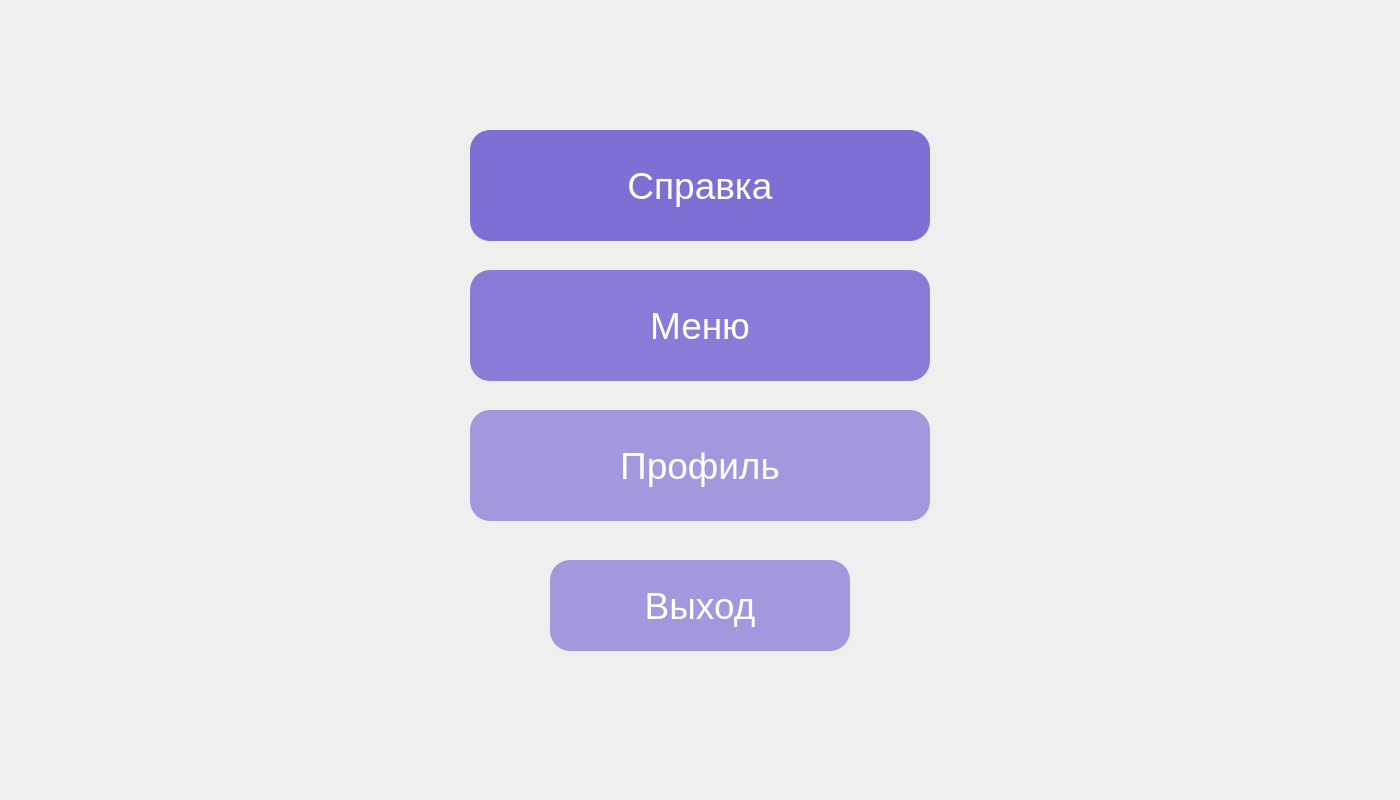
<?xml version="1.0" encoding="UTF-8"?>
<ui version="4.0">
 <class>Menu</class>
 <widget class="QWidget" name="Menu">
  <property name="geometry">
   <rect>
    <x>0</x>
    <y>0</y>
    <width>1400</width>
    <height>800</height>
   </rect>
  </property>
  <property name="windowTitle">
   <string>Form</string>
  </property>
  <widget class="QPushButton" name="Spravka_btn">
   <property name="geometry">
    <rect>
     <x>470</x>
     <y>130</y>
     <width>460</width>
     <height>111</height>
    </rect>
   </property>
   <property name="font">
    <font>
     <family>MS Shell Dlg 2</family>
     <pointsize>28</pointsize>
    </font>
   </property>
   <property name="styleSheet">
    <string notr="true">background-color: rgb(107,92,209,220); color: White; border-radius: 20px; </string>
   </property>
   <property name="text">
    <string>Справка</string>
   </property>
  </widget>
  <widget class="QPushButton" name="Menu_btn">
   <property name="geometry">
    <rect>
     <x>470</x>
     <y>270</y>
     <width>460</width>
     <height>111</height>
    </rect>
   </property>
   <property name="font">
    <font>
     <family>MS Shell Dlg 2</family>
     <pointsize>28</pointsize>
    </font>
   </property>
   <property name="styleSheet">
    <string notr="true">background-color: rgb(107,92,209,200); color: White; border-radius: 20px; </string>
   </property>
   <property name="text">
    <string>Меню</string>
   </property>
  </widget>
  <widget class="QPushButton" name="Profile_btn">
   <property name="geometry">
    <rect>
     <x>470</x>
     <y>410</y>
     <width>460</width>
     <height>111</height>
    </rect>
   </property>
   <property name="font">
    <font>
     <family>MS Shell Dlg 2</family>
     <pointsize>28</pointsize>
    </font>
   </property>
   <property name="styleSheet">
    <string notr="true">background-color: rgb(107,92,209,150); color: White; border-radius: 20px; </string>
   </property>
   <property name="text">
    <string>Профиль</string>
   </property>
  </widget>
  <widget class="QPushButton" name="Exit_btn">
   <property name="geometry">
    <rect>
     <x>550</x>
     <y>560</y>
     <width>300</width>
     <height>91</height>
    </rect>
   </property>
   <property name="font">
    <font>
     <family>MS Shell Dlg 2</family>
     <pointsize>28</pointsize>
    </font>
   </property>
   <property name="styleSheet">
    <string notr="true">background-color: rgb(107,92,209,150); color: White; border-radius: 20px; </string>
   </property>
   <property name="text">
    <string>Выход</string>
   </property>
  </widget>
 </widget>
 <resources/>
 <connections/>
</ui>
